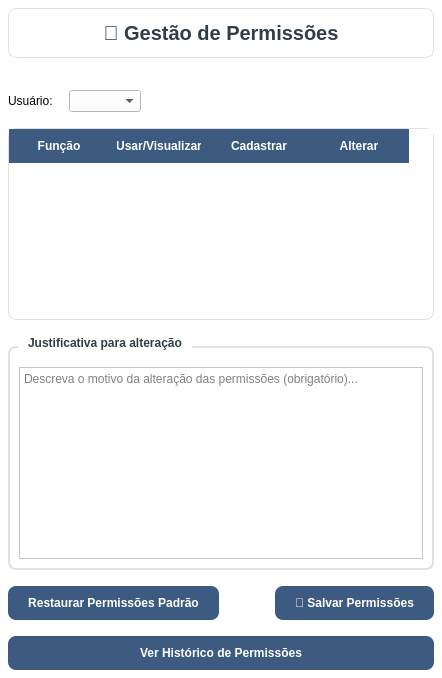
<?xml version="1.0" encoding="UTF-8"?>
<ui version="4.0">
 <class>PermissionAdmin</class>
 <widget class="QWidget" name="PermissionAdmin">
  <property name="windowTitle">
   <string>Gestão de Permissões</string>
  </property>
  <property name="styleSheet">
   <string notr="true">
    QWidget {
        background-color: #fff;
        font-family: 'Segoe UI';
    }
    QLabel#titulo {
        font-size: 20px;
        font-weight: bold;
        color: #2F3E46;
        padding: 12px;
        background-color: white;
        border-radius: 8px;
        border: 1px solid #e0e0e0;
        margin-bottom: 16px;
    }
    QGroupBox {
        font-weight: bold;
        font-size: 12px;
        color: #2F3E46;
        border: 2px solid #e0e0e0;
        border-radius: 8px;
        margin-top: 10px;
        padding-top: 10px;
        background-color: white;
    }
    QGroupBox::title {
        subcontrol-origin: margin;
        left: 10px;
        padding: 0 8px 0 8px;
        background-color: white;
    }
    QPushButton {
        background-color: #3D5A80;
        color: white;
        border: none;
        border-radius: 8px;
        padding: 10px 20px;
        font-weight: bold;
        font-size: 12px;
        min-width: 100px;
    }
    QPushButton:hover {
        background-color: #2E4A66;
    }
    QPushButton:pressed {
        background-color: #1D3557;
    }
    QTableWidget {
        background-color: white;
        border: 1px solid #e0e0e0;
        border-radius: 8px;
        gridline-color: #f0f0f0;
    }
    QHeaderView::section {
        background-color: #3D5A80;
        color: white;
        padding: 8px;
        border: none;
        font-weight: bold;
    }
    QTableWidget::item {
        padding: 8px;
        border-bottom: 1px solid #f0f0f0;
    }
    QTableWidget::item:selected {
        background-color: #e3f2fd;
        color: #1565c0;
    }
   </string>
  </property>
  <layout class="QVBoxLayout" name="mainLayout">
   <property name="spacing">
    <number>16</number>
   </property>
   <property name="leftMargin">
    <number>8</number>
   </property>
   <property name="topMargin">
    <number>8</number>
   </property>
   <property name="rightMargin">
    <number>8</number>
   </property>
   <property name="bottomMargin">
    <number>8</number>
   </property>
   <item>
    <widget class="QLabel" name="titulo">
     <property name="text">
      <string>🔑 Gestão de Permissões</string>
     </property>
     <property name="alignment">
      <set>Qt::AlignCenter</set>
     </property>
    </widget>
   </item>
   <item>
    <layout class="QHBoxLayout" name="usuarioLayout">
     <item>
      <widget class="QLabel" name="lblUsuario">
       <property name="text">
        <string>Usuário:</string>
       </property>
      </widget>
     </item>
     <item>
      <widget class="QComboBox" name="cmbUsuario"/>
     </item>
     <item>
      <spacer name="spacerUsuario">
       <property name="orientation">
        <enum>Qt::Horizontal</enum>
       </property>
       <property name="sizeHint" stdset="0">
        <size>
         <width>40</width>
         <height>20</height>
        </size>
       </property>
      </spacer>
     </item>
    </layout>
   </item>
   <item>
    <widget class="QTableWidget" name="tablePermissoes">
     <property name="alternatingRowColors">
      <bool>true</bool>
     </property>
     <property name="selectionBehavior">
      <enum>QAbstractItemView::SelectRows</enum>
     </property>
     <property name="showGrid">
      <bool>true</bool>
     </property>
     <property name="sortingEnabled">
      <bool>false</bool>
     </property>
     <property name="rowCount">
      <number>0</number>
     </property>
     <property name="columnCount">
      <number>4</number>
     </property>
     <column>
      <property name="text">
       <string>Função</string>
      </property>
     </column>
     <column>
      <property name="text">
       <string>Usar/Visualizar</string>
      </property>
     </column>
     <column>
      <property name="text">
       <string>Cadastrar</string>
      </property>
     </column>
     <column>
      <property name="text">
       <string>Alterar</string>
      </property>
     </column>
    </widget>
   </item>
   <item>
    <widget class="QGroupBox" name="groupJustificativa">
     <property name="title">
      <string>Justificativa para alteração</string>
     </property>
     <layout class="QVBoxLayout" name="justificativaLayout">
      <item>
       <widget class="QTextEdit" name="txtJustificativa">
        <property name="placeholderText">
         <string>Descreva o motivo da alteração das permissões (obrigatório)...</string>
        </property>
        <property name="maximumHeight">
         <number>60</number>
        </property>
       </widget>
      </item>
     </layout>
    </widget>
   </item>
   <item>
    <layout class="QHBoxLayout" name="botoesAcoesLayout">
     <item>
      <widget class="QPushButton" name="btnRestaurarPadrao">
       <property name="text">
        <string>Restaurar Permissões Padrão</string>
       </property>
      </widget>
     </item>
     <item>
      <spacer name="spacerAcoes">
       <property name="orientation">
        <enum>Qt::Horizontal</enum>
       </property>
       <property name="sizeHint" stdset="0">
        <size>
         <width>40</width>
         <height>20</height>
        </size>
       </property>
      </spacer>
     </item>
     <item>
      <widget class="QPushButton" name="btnSalvarPermissoes">
       <property name="text">
        <string>💾 Salvar Permissões</string>
       </property>
      </widget>
     </item>
    </layout>
   </item>
   <item>
    <widget class="QPushButton" name="btnHistoricoPermissoes">
     <property name="text">
      <string>Ver Histórico de Permissões</string>
     </property>
    </widget>
   </item>
  </layout>
 </widget>
 <resources/>
 <connections/>
</ui>
